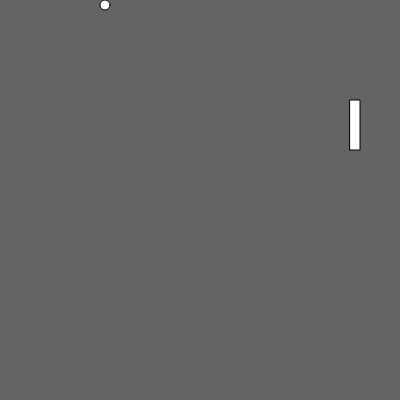
Frame 1 (no input)
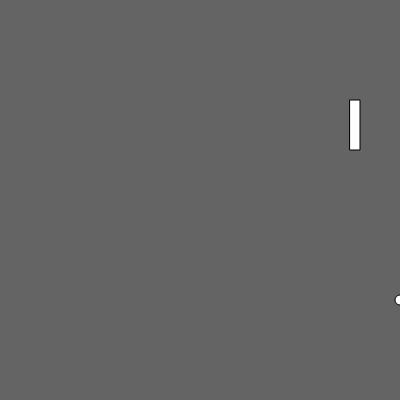
Frame 60 (no input)
Frame 120 (the mouse pressed at the canvas centre since frame 60): identical to frame 60, image omitted

The p5.js sketch that drew these frames (run headless with seeded random() and noise() and a simulated clock; from frame 60 on, the mouse is pressed at the canvas centre):

// p5.js sketch
// ── sketch.js
var positionx = 100
var positiony = 0

var speedx = 5
var speedy = 5

var name = "Tejas"
var moving = true
var xDirection = true
var yDirection = true
var canvasLength = 400
var canvasHeight = 400

var ypaddle = 100
var paddleHeight = 50

function setup() {
  createCanvas(canvasLength, canvasHeight)
}

function draw() { //draw function runs 60 times a second
  background(100)

  if (moving) {
    //x axis movement
    if (positionx == 0) {
      xDirection = true
    }
    if (positionx == canvasLength) {
      xDirection = false
    }

    if (xDirection) {
      positionx = positionx + speedx
    }
    else {
      positionx = positionx - speedx
    }

    //y axis movement
    if (positiony == 0) {
      yDirection = true
    }
    if (positiony == canvasHeight) {
      yDirection = false
    }

    if (yDirection) {
      positiony = positiony + speedy
    }
    else {
      positiony = positiony - speedy
    }

  }

  ellipse(positionx, positiony, 10, 10)
  rect(350, ypaddle, 10, paddleHeight)

  //paddle movement controls
  if (keyIsPressed) {
    if (key == 'w' && ypaddle > 0) {
      ypaddle = ypaddle - 5
    }
    if (key == 's' && ypaddle < canvasHeight - paddleHeight) {
      ypaddle = ypaddle + 5
    }
  }

  if (positionx == 350 && ypaddle < positiony && positiony < (ypaddle + 50)) {
    xDirection = false
  }








  // text('My name is ' + name, 10, 30)
  // console.log('The position is ' + position)

  // console.log("value of moving is " + moving)


}

function mousePressed() {
  moving = !moving
}
